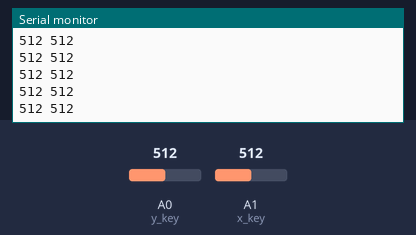
Bench run of a sketch on a simulated Arduino Uno, built with avr-gcc and run on an emulated ATmega328P. Shown: the last lines printed to the serial monitor. Inputs (shaded band) come from the test bench; at power-on: A1 (x_key) = 512, A0 (y_key) = 512. No radio packets arrive unless stated.

Above: at 1.2 s.
1.3 s: A1 (x_key) set to 984
At 2.3 s:
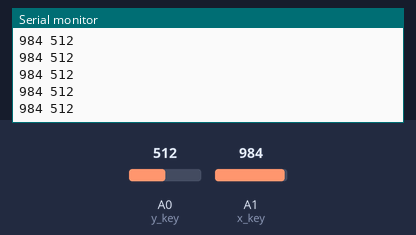
2.8 s: A1 (x_key) set to 1009
At 3.8 s:
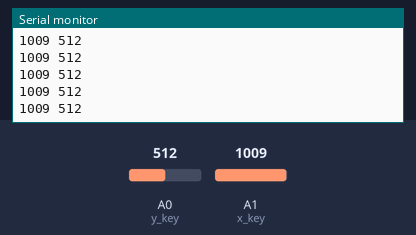
4.3 s: A0 (y_key) set to 106
At 5.2 s:
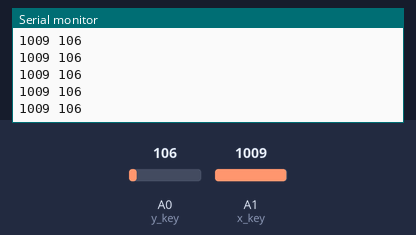
5.8 s: A0 (y_key) set to 93
At 6.9 s:
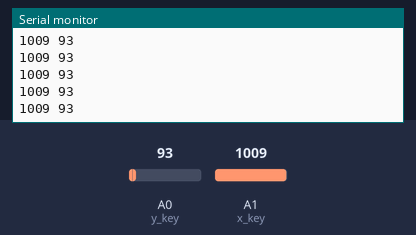
Timing chart, 0 to 8.8 s (numbered marks = the images above; inputs shaded):
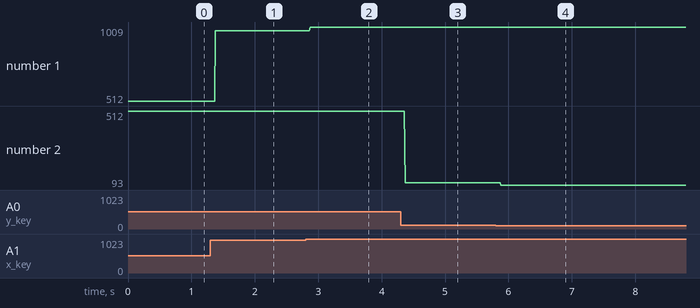

Measured:
- after the input at 1.3 s, the serial monitor: prints a new line after 0.07 s (image 1)
- after the input at 2.8 s, the serial monitor: prints a new line after 0.07 s (image 2)
- after the input at 4.3 s, the serial monitor: prints a new line after 0.07 s (image 3)
- after the input at 5.8 s, the serial monitor: prints a new line after 0.08 s (image 4)
- plotted number 1: 512 → 984 after the input at 1.3 s, 984 → 1009 after the input at 2.8 s
- plotted number 2: 512 → 106 after the input at 4.3 s, 106 → 93 after the input at 5.8 s

The sketch:

transmitator-masina.ino
```cpp
#include <SPI.h>
#include <nRF24L01.h>
#include <RF24.h>
RF24 radio(7, 8); // CSN, CE
const byte address[6] = "00001";

int x_key = A1;
int y_key = A0;
int x_pos;
int y_pos;

int dir[2];

void setup() {

  Serial.begin(9600);
  radio.begin();
  radio.openWritingPipe(address);
  radio.setPALevel(RF24_PA_MIN);
  radio.stopListening();

  pinMode (x_key, INPUT) ;
  pinMode (y_key, INPUT) ;
}

void loop() {
  x_pos = analogRead (x_key) ;
  y_pos = analogRead (y_key) ;
  dir[0] = x_pos;
  dir[1] = y_pos;
  radio.write(&dir, sizeof(dir));

  Serial.print(x_pos);
  Serial.print(" ");
  Serial.println(y_pos);
}
```
